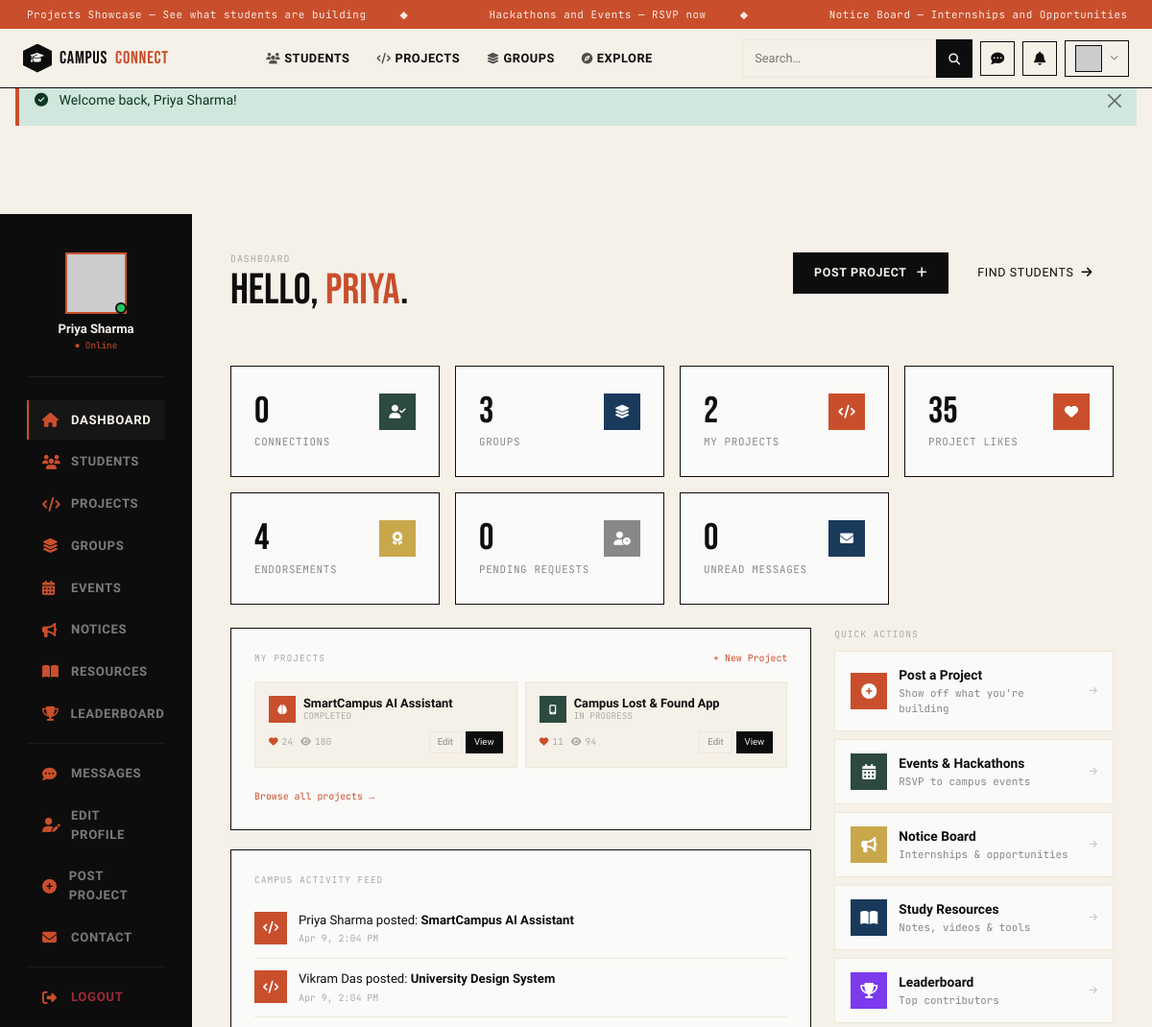
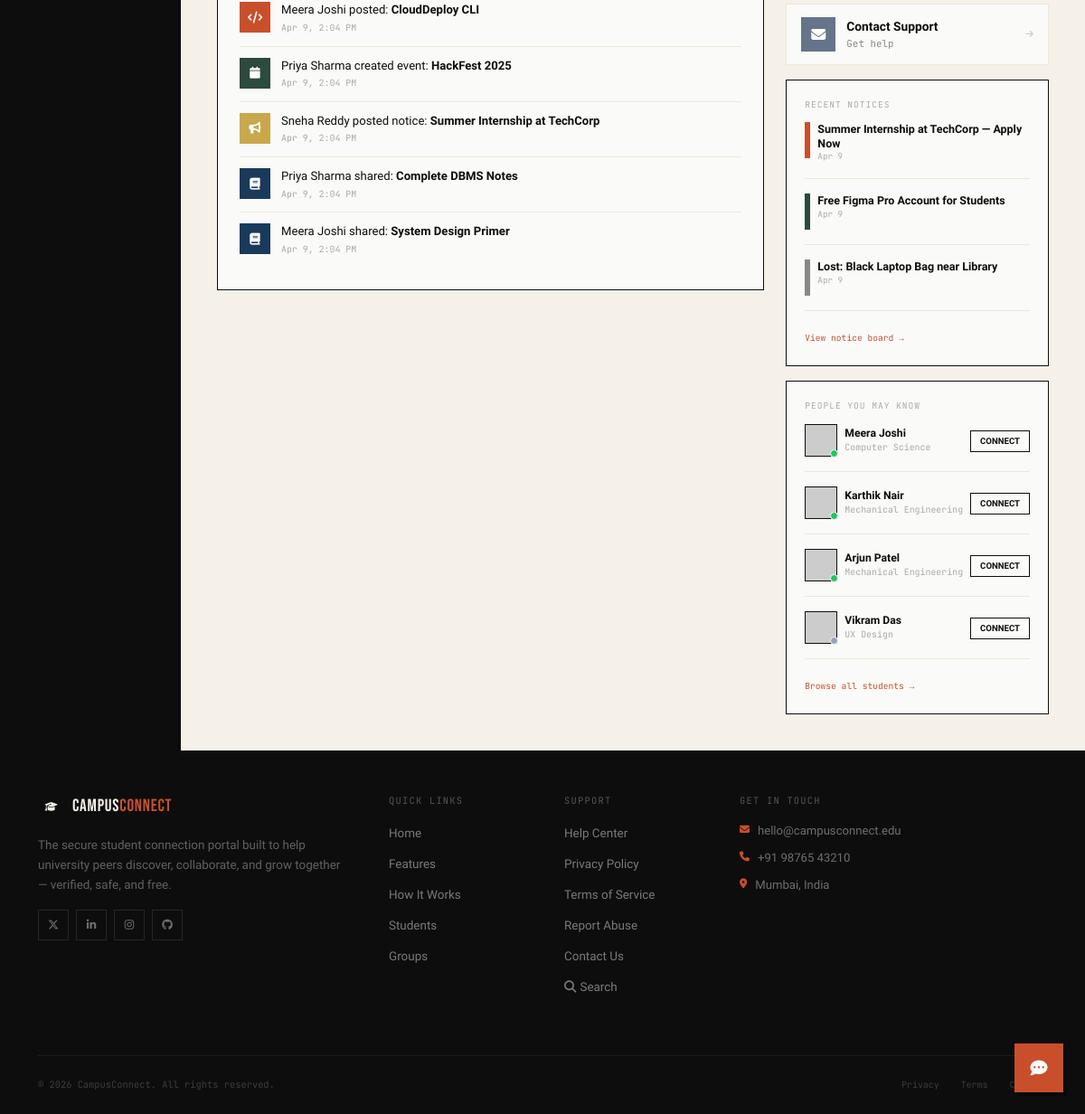
/pages/dashboard.php (signed in), run on the app's committed database (2 pictures, top to bottom).
### tables this page shows
CREATE TABLE IF NOT EXISTS users (
    id          INT AUTO_INCREMENT PRIMARY KEY,
    name        VARCHAR(100)        NOT NULL,
    email       VARCHAR(150)        NOT NULL UNIQUE,
    password    VARCHAR(255)        NOT NULL,
    department  VARCHAR(100),
    semester    TINYINT UNSIGNED,
    university  VARCHAR(150),
    skills      TEXT,                           
    bio         TEXT,
    avatar      VARCHAR(255)        DEFAULT 'default.jpg',
    is_verified TINYINT(1)          DEFAULT 0,
    is_online   TINYINT(1)          DEFAULT 0,
    created_at  TIMESTAMP           DEFAULT CURRENT_TIMESTAMP
);

CREATE TABLE IF NOT EXISTS projects (
    id            INT AUTO_INCREMENT PRIMARY KEY,
    user_id       INT NOT NULL,
    title         VARCHAR(200)  NOT NULL,
    description   TEXT,
    tech_stack    VARCHAR(300),           
    github_url    VARCHAR(300),
    live_url      VARCHAR(300),
    demo_img      VARCHAR(255)  DEFAULT '',
    category      ENUM('web','mobile','ml','hardware','research','other') DEFAULT 'other',
    status        ENUM('in_progress','completed','looking_for_team') DEFAULT 'in_progress',
    team_size     TINYINT UNSIGNED DEFAULT 1,
    likes         INT UNSIGNED DEFAULT 0,
    views         INT UNSIGNED DEFAULT 0,
    created_at    TIMESTAMP DEFAULT CURRENT_TIMESTAMP,
    updated_at    TIMESTAMP DEFAULT CURRENT_TIMESTAMP ON UPDATE CURRENT_TIMESTAMP,
    FOREIGN KEY (user_id) REFERENCES users(id) ON DELETE CASCADE
);

CREATE TABLE IF NOT EXISTS activity_feed (
    id          INT AUTO_INCREMENT PRIMARY KEY,
    user_id     INT NOT NULL,
    type        ENUM('project_added','event_created','notice_posted','resource_shared',
                     'connected','joined_group','endorsed') NOT NULL,
    ref_id      INT,                               
    ref_title   VARCHAR(200),
    created_at  TIMESTAMP DEFAULT CURRENT_TIMESTAMP,
    FOREIGN KEY (user_id) REFERENCES users(id) ON DELETE CASCADE
);

CREATE TABLE IF NOT EXISTS notices (
    id         INT AUTO_INCREMENT PRIMARY KEY,
    user_id    INT NOT NULL,
    title      VARCHAR(200) NOT NULL,
    body       TEXT NOT NULL,
    category   ENUM('opportunity','academic','internship','placement','general','urgent') DEFAULT 'general',
    tags       VARCHAR(300),                        
    expires_at DATETIME,
    is_pinned  TINYINT(1) DEFAULT 0,
    views      INT UNSIGNED DEFAULT 0,
    created_at TIMESTAMP DEFAULT CURRENT_TIMESTAMP,
    FOREIGN KEY (user_id) REFERENCES users(id) ON DELETE CASCADE
);

### pages/dashboard.php (the view, shortened to what the rows shown need)
<?php
require_once __DIR__ . '/../includes/config.php';
$user = currentUser();
$db   = getDB();
$me   = (int)$user['id'];
$myProjects=[];
try {
    $stP=$db->prepare('SELECT p.id,p.title,p.category,p.status,p.likes,p.views,(SELECT COUNT(*) FROM project_requests pr WHERE pr.project_id=p.id AND pr.status="pending") AS join_requests FROM projects p WHERE p.user_id=? ORDER BY p.created_at DESC LIMIT 4');
    $stP->execute([$me]); $myProjects=$stP->fetchAll();
} catch(Exception $e){}
$stF=$db->prepare('SELECT af.*,u.name AS actor_name FROM activity_feed af JOIN users u ON u.id=af.user_id ORDER BY af.created_at DESC LIMIT 10');
$stF->execute(); $feed=$stF->fetchAll();
$stS=$db->prepare('SELECT u.id,u.name,u.department,u.skills,u.is_online FROM users u WHERE u.id!=? AND u.is_verified=1 AND u.id NOT IN (SELECT CASE WHEN from_user=? THEN to_user ELSE from_user END FROM connections WHERE from_user=? OR to_user=?) ORDER BY u.is_online DESC,RAND() LIMIT 4');
$stS->execute([$me,$me,$me,$me]); $suggestions=$stS->fetchAll();
$recentNotices=[];
try {
    $stN=$db->prepare("SELECT title,category,created_at FROM notices WHERE (expires_at IS NULL OR expires_at>NOW()) ORDER BY is_pinned DESC,created_at DESC LIMIT 3");
    $stN->execute(); $recentNotices=$stN->fetchAll();
} catch(Exception $e){}
include __DIR__ . '/../includes/header.php';
$catColors=['web'=>'var(--sky)','mobile'=>'var(--moss)','ml'=>'var(--rust)','hardware'=>'var(--gold)','research'=>'#7c3aed','other'=>'#888'];
$catIcons=['web'=>'fa-globe','mobile'=>'fa-mobile-screen','ml'=>'fa-brain','hardware'=>'fa-microchip','research'=>'fa-flask','other'=>'fa-code'];
$feedIcons=['project_added'=>['fa-code','var(--rust)'],'event_created'=>['fa-calendar','var(--moss)'],'notice_posted'=>['fa-bullhorn','var(--gold)'],'resource_shared'=>['fa-book','var(--sky)'],'connected'=>['fa-user-check','var(--moss)'],'joined_group'=>['fa-layer-group','var(--rust)'],'endorsed'=>['fa-award','var(--gold)']];
$nCatClr=['opportunity'=>'var(--moss)','academic'=>'var(--sky)','internship'=>'var(--rust)','placement'=>'var(--gold)','general'=>'#888','urgent'=>'#dc3545'];
?>
<div style="margin-top:92px;background:var(--paper);min-height:100vh;">
<div class="row g-0">
<div class="col-xl-2 col-lg-3 cc-dash-sidebar d-none d-lg-flex flex-column">
  <div class="text-center mb-4 pb-4" style="border-bottom:1px solid rgba(255,255,255,.08);">
    <div class="position-relative d-inline-block mb-2">
      <img src="https://picsum.photos/seed/<?= e($user['name']) ?>/120/120" style="width:64px;height:64px;object-fit:cover;border:2px solid var(--rust);" alt="">
      <span style="position:absolute;bottom:0;right:0;width:12px;height:12px;background:#22c55e;border-radius:50%;border:2px solid var(--ink);"></span>
    </div>
    <div style="font-weight:700;font-size:.82rem;color:var(--paper);line-height:1.2;"><?= e($user['name']) ?></div>
    <div style="font-family:var(--font-mono);font-size:.58rem;color:var(--rust);margin-top:3px;">● Online</div>
  </div>
</div>
<div class="col-xl-10 col-lg-9 cc-dash-content">
  <div class="d-flex justify-content-between align-items-start flex-wrap gap-3 mb-5">
    <div>
      <h2 style="font-family:var(--font-display);font-size:2.8rem;color:var(--ink);line-height:.95;margin-top:4px;">Hello, <span style="color:var(--rust);"><?= e(explode(' ',$user['name'])[0]) ?></span>.</h2>
    </div>
  </div>
  <div class="row g-4">
    <div class="col-xl-8">
      <?php if($myProjects):?>
      <div style="border:1.5px solid var(--ink);background:var(--white);padding:24px;margin-bottom:20px;">
        <div class="row g-2">
          <?php foreach($myProjects as $proj):?>
          <div class="col-md-6">
            <div style="border:1px solid var(--cream);padding:14px;background:var(--paper);">
              <div class="d-flex align-items-start gap-2 mb-2">
                <div style="width:28px;height:28px;background:<?=$catColors[$proj['category']]??'#888'?>;display:flex;align-items:center;justify-content:center;flex-shrink:0;"><i class="fas <?=$catIcons[$proj['category']]??'fa-code'?>" style="color:#fff;font-size:10px;"></i></div>
                <div class="flex-grow-1 min-w-0">
                  <div style="font-weight:700;font-size:.8rem;color:var(--ink);line-height:1.2;white-space:nowrap;overflow:hidden;text-overflow:ellipsis;"><?=e($proj['title'])?></div>
                  <div style="font-family:var(--font-mono);font-size:.58rem;color:#aaa;text-transform:uppercase;"><?=str_replace('_',' ',$proj['status'])?></div>
                </div>
              </div>
              <div class="d-flex justify-content-between align-items-center">
                <div style="font-family:var(--font-mono);font-size:.6rem;color:#aaa;display:flex;gap:8px;">
                  <span><i class="fas fa-heart me-1" style="color:var(--rust);"></i><?=(int)$proj['likes']?></span>
                  <span><i class="fas fa-eye me-1"></i><?=(int)$proj['views']?></span>
                </div>
                <div class="d-flex gap-1">
                  <a href="add_project.php?edit=<?=$proj['id']?>" style="font-size:.6rem;padding:3px 8px;border:1px solid var(--cream);color:#888;">Edit</a>
                  <a href="view_project.php?id=<?=$proj['id']?>" style="font-size:.6rem;padding:3px 8px;background:var(--ink);color:var(--paper);border:1px solid var(--ink);">View</a>
                </div>
              </div>
            </div>
          </div>
          <?php endforeach;?>
        </div>
      </div>
      <?php endif;?>
      <div style="border:1.5px solid var(--ink);background:var(--white);padding:24px;">
        <?php if($feed): foreach($feed as $item): [$fIcon,$fClr]=$feedIcons[$item['type']]??['fa-circle','#888'];
        $ft=['project_added'=>e($item['actor_name']).' posted: <strong>'.e($item['ref_title']).'</strong>','event_created'=>e($item['actor_name']).' created event: <strong>'.e($item['ref_title']).'</strong>','notice_posted'=>e($item['actor_name']).' posted notice: <strong>'.e($item['ref_title']).'</strong>','resource_shared'=>e($item['actor_name']).' shared: <strong>'.e($item['ref_title']).'</strong>','connected'=>e($item['actor_name']).' made a new connection','joined_group'=>e($item['actor_name']).' joined a group','endorsed'=>e($item['actor_name']).' endorsed a skill'][$item['type']]??e($item['actor_name']).' did something';?>
        <div class="cc-activity-item">
          <div class="cc-activity-icon" style="background:<?=$fClr?>;"><i class="fas <?=$fIcon?>"></i></div>
          <div><div class="cc-activity-text"><?=$ft?></div><div class="cc-activity-time"><?=date('M j, g:i A',strtotime($item['created_at']))?></div></div>
        </div>
        <?php endforeach; else:?><p style="color:#aaa;font-size:.84rem;">No recent activity yet.</p><?php endif;?>
      </div>
    </div>
    <div class="col-xl-4">
      <?php if($recentNotices):?>
      <div style="border:1.5px solid var(--ink);background:var(--white);padding:20px;margin-bottom:16px;">
        <?php foreach($recentNotices as $n):?>
        <div class="d-flex gap-2 align-items-start mb-3 pb-3" style="border-bottom:1px solid var(--cream);">
          <div style="width:6px;background:<?=$nCatClr[$n['category']]??'#888'?>;min-height:40px;flex-shrink:0;"></div>
          <div><div style="font-weight:600;font-size:.78rem;line-height:1.3;"><?=e($n['title'])?></div><div style="font-family:var(--font-mono);font-size:.58rem;color:#aaa;"><?=date('M j',strtotime($n['created_at']))?></div></div>
        </div>
        <?php endforeach;?>
      </div>
      <?php endif;?>
      <?php if($suggestions):?>
      <div style="border:1.5px solid var(--ink);background:var(--white);padding:20px;">
        <?php foreach($suggestions as $sug):?>
        <div class="d-flex align-items-center gap-2 mb-3 pb-3" style="border-bottom:1px solid var(--cream);">
          <div class="position-relative flex-shrink-0">
            <img src="https://picsum.photos/seed/<?=e($sug['name'])?>/60/60" style="width:36px;height:36px;object-fit:cover;border:1.5px solid var(--ink);" alt="">
            <span style="position:absolute;bottom:-1px;right:-1px;width:9px;height:9px;background:<?=$sug['is_online']?'#22c55e':'#94a3b8'?>;border-radius:50%;border:1.5px solid var(--white);"></span>
          </div>
          <div class="flex-grow-1 min-w-0">
            <div style="font-weight:700;font-size:.76rem;white-space:nowrap;overflow:hidden;text-overflow:ellipsis;"><?=e($sug['name'])?></div>
            <div style="font-size:.62rem;color:#aaa;font-family:var(--font-mono);white-space:nowrap;overflow:hidden;text-overflow:ellipsis;"><?=e($sug['department']??'')?></div>
          </div>
          <form method="POST" action="send_connection.php" class="flex-shrink-0">
            <button type="submit" style="padding:4px 10px;background:transparent;border:1.5px solid var(--ink);font-size:.6rem;font-weight:600;text-transform:uppercase;cursor:pointer;color:var(--ink);transition:all .2s;" onmouseover="this.style.background='var(--ink)';this.style.color='var(--paper)'" onmouseout="this.style.background='transparent';this.style.color='var(--ink)'">Connect</button>
          </form>
        </div>
        <?php endforeach;?>
      </div>
      <?php endif;?>
    </div>
  </div>
</div>
</div>
</div>
<?php include __DIR__ . '/../includes/footer.php'; ?>

### data on the page
users: name "Priya Sharma", name "Priya"
projects: title "SmartCampus AI Assistant", status "COMPLETED", likes "24", views "180"
projects: title "Campus Lost & Found App", status "IN PROGRESS", likes "11", views "94"
activity_feed: ft "Priya Sharma posted: SmartCampus AI Assistant", created_at "Apr 9, 2:04 PM"
activity_feed: ft "Vikram Das posted: University Design System", created_at "Apr 9, 2:04 PM"
activity_feed: ft "Meera Joshi posted: CloudDeploy CLI", created_at "Apr 9, 2:04 PM"
activity_feed: ft "Priya Sharma created event: HackFest 2025", created_at "Apr 9, 2:04 PM"
activity_feed: ft "Sneha Reddy posted notice: Summer Internship at TechCorp", created_at "Apr 9, 2:04 PM"
activity_feed: ft "Priya Sharma shared: Complete DBMS Notes", created_at "Apr 9, 2:04 PM"
activity_feed: ft "Meera Joshi shared: System Design Primer", created_at "Apr 9, 2:04 PM"
notices: title "Summer Internship at TechCorp — Apply Now", created_at "Apr 9"
notices: title "Free Figma Pro Account for Students", created_at "Apr 9"
notices: title "Lost: Black Laptop Bag near Library", created_at "Apr 9"
users: is_online 1 (drawn), name "Meera Joshi", department "Computer Science"
users: is_online 1 (drawn), name "Karthik Nair", department "Mechanical Engineering"
users: is_online 1 (drawn), name "Arjun Patel", department "Mechanical Engineering"
users: is_online 0 (drawn), name "Vikram Das", department "UX Design"

### other printed values
$t "Projects Showcase — See what students are building"
$t "Hackathons and Events — RSVP now"
$t "Notice Board — Internships and Opportunities"
$flash['msg'] "Welcome back, Priya Sharma!"
$s[0] "0"
$s[2] "CONNECTIONS"
$s[0] "3"
$s[2] "GROUPS"
$s[0] "2"
$s[2] "MY PROJECTS"
$s[0] "35"
$s[2] "PROJECT LIKES"
$s[0] "4"
$s[2] "ENDORSEMENTS"
$s[2] "PENDING REQUESTS"
